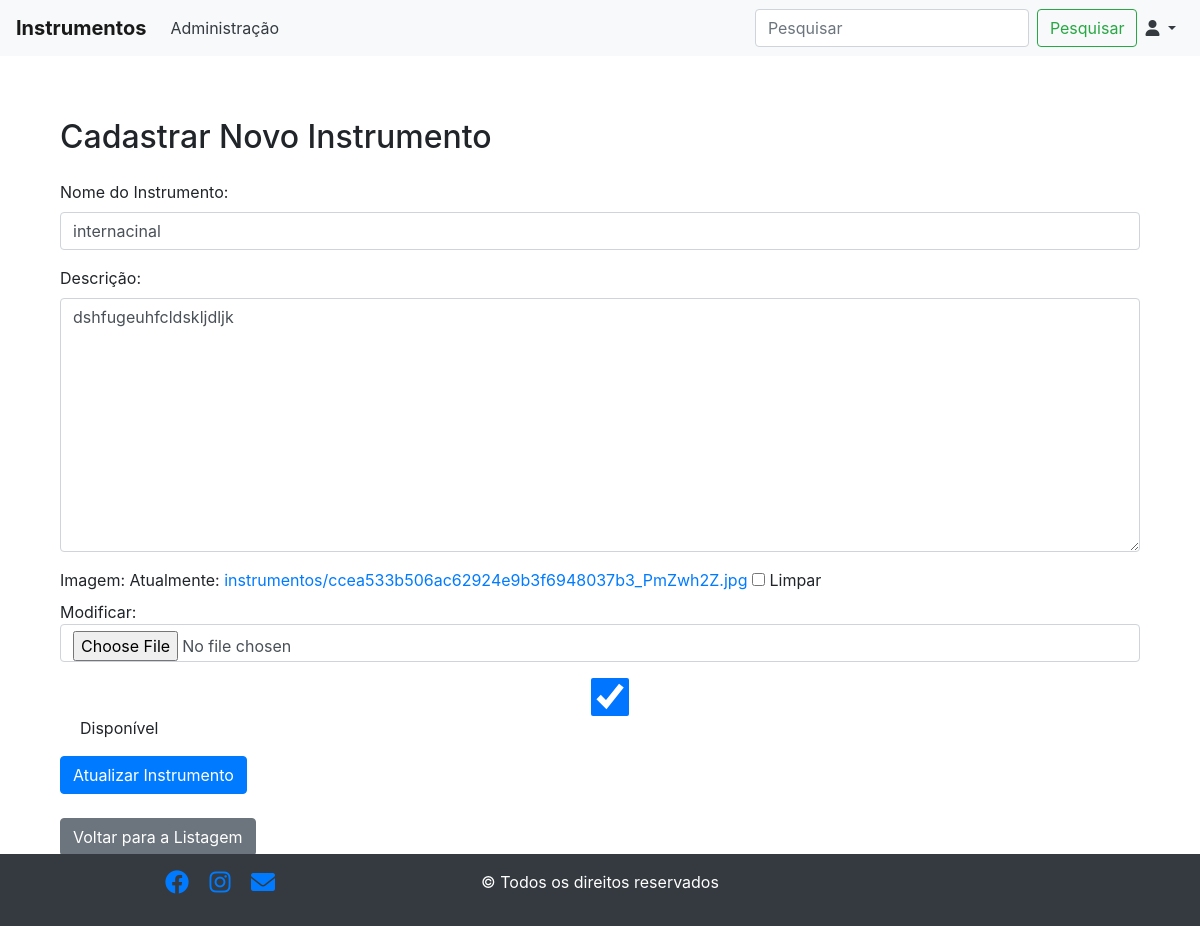
The app's page /atualizar_instrumento/4/ with its own data.
### nuarte/models.py (models this page shows, shortened)
class Instrumento(models.Model):
    nome = models.CharField(max_length=100)
    descricao = models.TextField()
    disponivel = models.BooleanField(default=True)
    imagem = models.ImageField(upload_to='instrumentos/', null=True, blank=True)

### nuarte/views.py (the view)
# urls.py: path('atualizar_instrumento/<int:pk>/', AtualizarInstrumentoView.as_view(), name='atualizar_instrumento'),
class AtualizarInstrumentoView(SuccessMessageMixin, UpdateView):
    model = Instrumento
    form_class = InstrumentoForm
    template_name = 'nuarte/editar_instrumento.html'
    success_url = reverse_lazy('nuarte:listar_instrumentos')
    success_message = 'Instrumento atualizado com sucesso!'

### nuarte/forms.py
class InstrumentoForm(forms.ModelForm):
    class Meta:
        model = Instrumento
        fields = '__all__'
    def __init__(self, *args, **kwargs):
        super().__init__(*args, **kwargs)
        self.fields['disponivel'].widget.attrs['class'] = 'form-check-input'
        for field_name, field in self.fields.items():
            field.widget.attrs['class'] = 'form-control'

### nuarte/templates/nuarte/editar_instrumento.html (shortened to what this page needs)
{% extends 'base.html' %}
{% block content %}
  <div class="container mt-5">
    <h2 class="mb-4">Cadastrar Novo Instrumento</h2>
    <form method="post" enctype="multipart/form-data">
      <div class="form-group">
        <label for="{{ form.nome.id_for_label }}">Nome do Instrumento:</label>
        {{ form.nome }}
      </div>
      <div class="form-group">
        <label for="{{ form.descricao.id_for_label }}">Descrição:</label>
        {{ form.descricao }}
      </div>
      <div class="form-group">
        <label for="{{ form.imagem.id_for_label }}">Imagem:</label>
        {{ form.imagem }}
      </div>
      <div class="form-group form-check">
        {{ form.disponivel }}
        <label class="form-check-label" for="{{ form.disponivel.id_for_label }}">Disponível</label>
      </div>
      <button type="submit" class="btn btn-primary">Atualizar Instrumento</button>
    </form>
    <br>
    <a href="{% url 'nuarte:listar_instrumentos' %}" class="btn btn-secondary">Voltar para a Listagem</a>
  </div>
{% endblock %}

### templates/base.html (style rules this page uses)
body { padding-top: 70px; padding-bottom: 70px; }

### records on screen
Instrumento: nome "internacinal", descricao "dshfugeuhfcldskljdljk", disponivel "☑"
